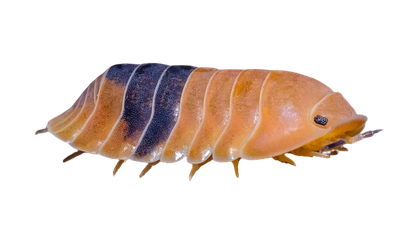
#> input picture Assets/Graphics/isopod.png, 420 x 236 px, shrunk from 640 x 360 before the run, found by its file name
$ python rainbow_gen.py
#> lines starting #> are read from the running program, lines starting #| are printed output that depends on the picture
from PIL import Image, ImageOps, ImageDraw
import os
import math
import random

# ---------------------------------------------------------------------------
# rainbow_gen.py
# Generates a glorious rainbow background version of the isopod. This script
# creates `rainbowpillbug.png` for the special rainbow roll. Not used at
# runtime except to provide the static asset the bot may send when a rainbow
# occurs. Enjoy the colors.
# ---------------------------------------------------------------------------

def hsv_to_rgb(h: float, s: float = 1.0, v: float = 1.0) -> tuple[int, int, int]:
    if s == 0:
        r = g = b = int(v * 255)
        return r, g, b
    h *= 6.0
    i = int(h)
    f = h - i
    p = v * (1.0 - s)
    q = v * (1.0 - s * f)
    t = v * (1.0 - s * (1.0 - f))
    i %= 6
    if i == 0:
        return int(v * 255), int(t * 255), int(p * 255)
    if i == 1:
        return int(q * 255), int(v * 255), int(p * 255)
    if i == 2:
        return int(p * 255), int(v * 255), int(t * 255)
    if i == 3:
        return int(p * 255), int(q * 255), int(v * 255)
    if i == 4:
        return int(t * 255), int(p * 255), int(q * 255)
    return int(v * 255), int(p * 255), int(t * 255)

base_img = 'isopod.png'
if not os.path.exists(base_img):
    raise FileNotFoundError("isopod.png missing!")

img = Image.open(base_img).convert('RGBA')
#> img is the input picture: PIL image 420x236 RGBA; mean R, G, B, A 45.6, 32.2, 24.8, 65.3
rgb_img = img.convert('RGB')
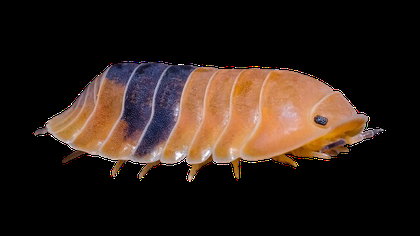
#> rgb_img: PIL image 420x236 RGB; mean R, G, B 45.6, 32.2, 24.8
gray = rgb_img.convert('L')
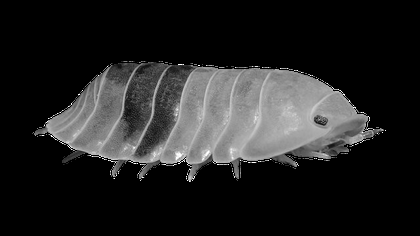
#> gray: PIL image 420x236 L; min 0, max 255, mean 35.4
alpha = img.split()[-1]
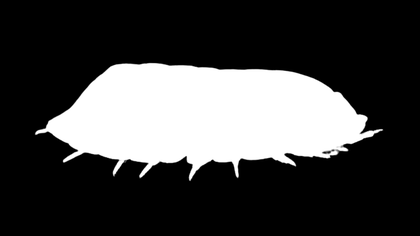
#> alpha: PIL image 420x236 L; min 0, max 255, mean 65.3
tinted_rgb = ImageOps.colorize(gray, '#FFFFFF', '#FFFFFF')  # white isopod
#> tinted_rgb: PIL image 420x236 RGB; every value is 255
tinted = Image.merge('RGBA', tinted_rgb.split()[:3] + (alpha,))

w, h = img.size
#> w = 420; h = 236
canvas_side = max(w, h) * 2
#> canvas_side = 840
canvas_size = (canvas_side, canvas_side)
#> canvas_size = (840, 840)

# Rainbow gradient
gradient = Image.new('RGBA', canvas_size)
#> gradient: PIL image 840x840 RGBA; every value is 0
draw = ImageDraw.Draw(gradient)
for y in range(canvas_size[1]):
    hue = (y / canvas_size[1])
    rgb = hsv_to_rgb(hue)
    draw.line((0, y, canvas_side, y), fill=(*rgb, 255))

# Streaks brighter white/gold
streak_rgb = (255, 240, 100)
streak_color = streak_rgb + (220,)
max_radius = canvas_side * 0.45
#> max_radius = 378
for _ in range(35):
    angle = math.pi * 2 * random.random()
    start_radius = max_radius * random.uniform(0.7, 1.0)
    end_radius = max_radius * random.uniform(0.0, 0.2)
    sx = canvas_side // 2 + int(start_radius * math.cos(angle))
    sy = canvas_side // 2 + int(start_radius * math.sin(angle))
    ex = canvas_side // 2 + int(end_radius * math.cos(angle))
    ey = canvas_side // 2 + int(end_radius * math.sin(angle))
    lw = random.randint(2, 5)
    draw.line((sx, sy, ex, ey), fill=streak_color, width=lw)

canvas = gradient
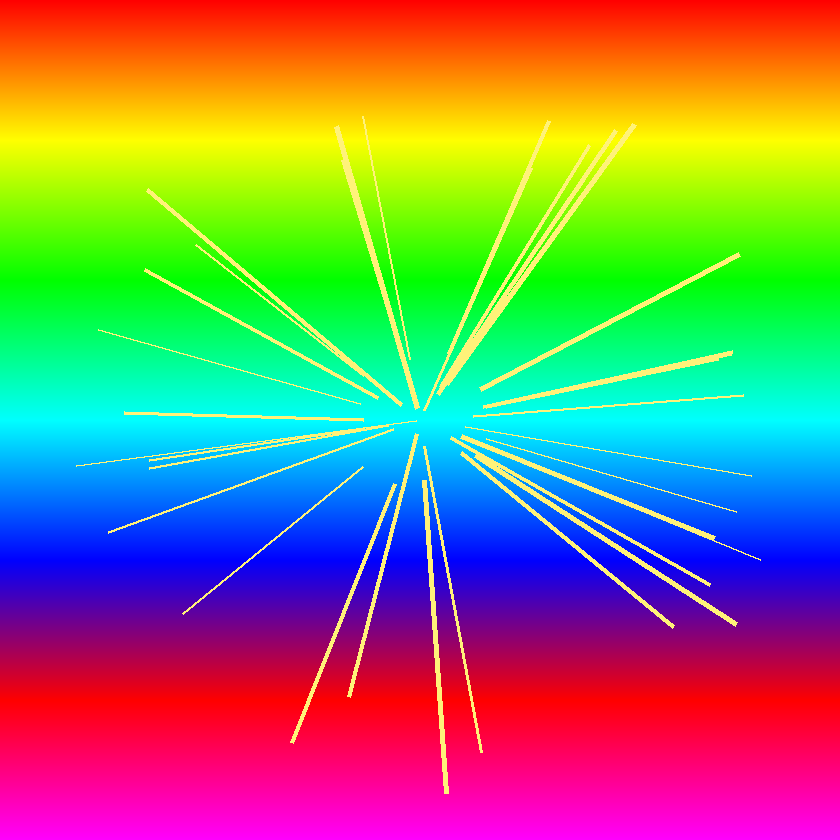
#> canvas: PIL image 840x840 RGBA; mean R, G, B, A 135.6, 129.9, 104.1, 253.6; transparent parts drawn white
paste_x = (canvas_side - w) // 2
paste_y = (canvas_side - h) // 2
canvas.paste(tinted, (paste_x, paste_y), tinted)
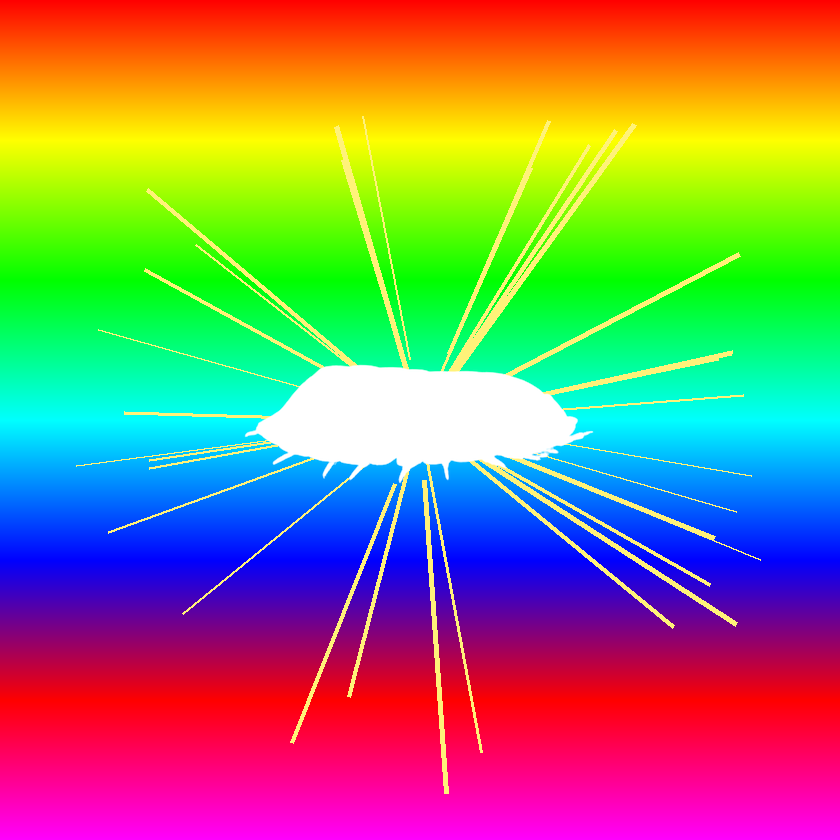
#> canvas: PIL image 840x840 RGBA; mean R, G, B, A 143.4, 130.6, 105.6, 253.7; transparent parts drawn white

output = 'rainbowpillbug.png'
canvas.save(output, 'PNG')
print(f"Generated {output}")
